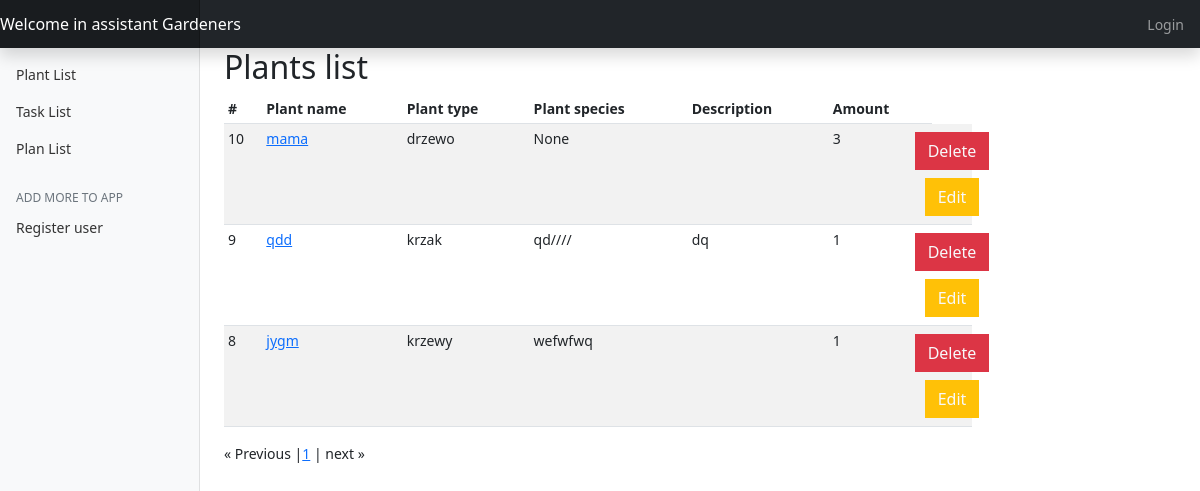
The page /plant_list on the database as committed earlier.
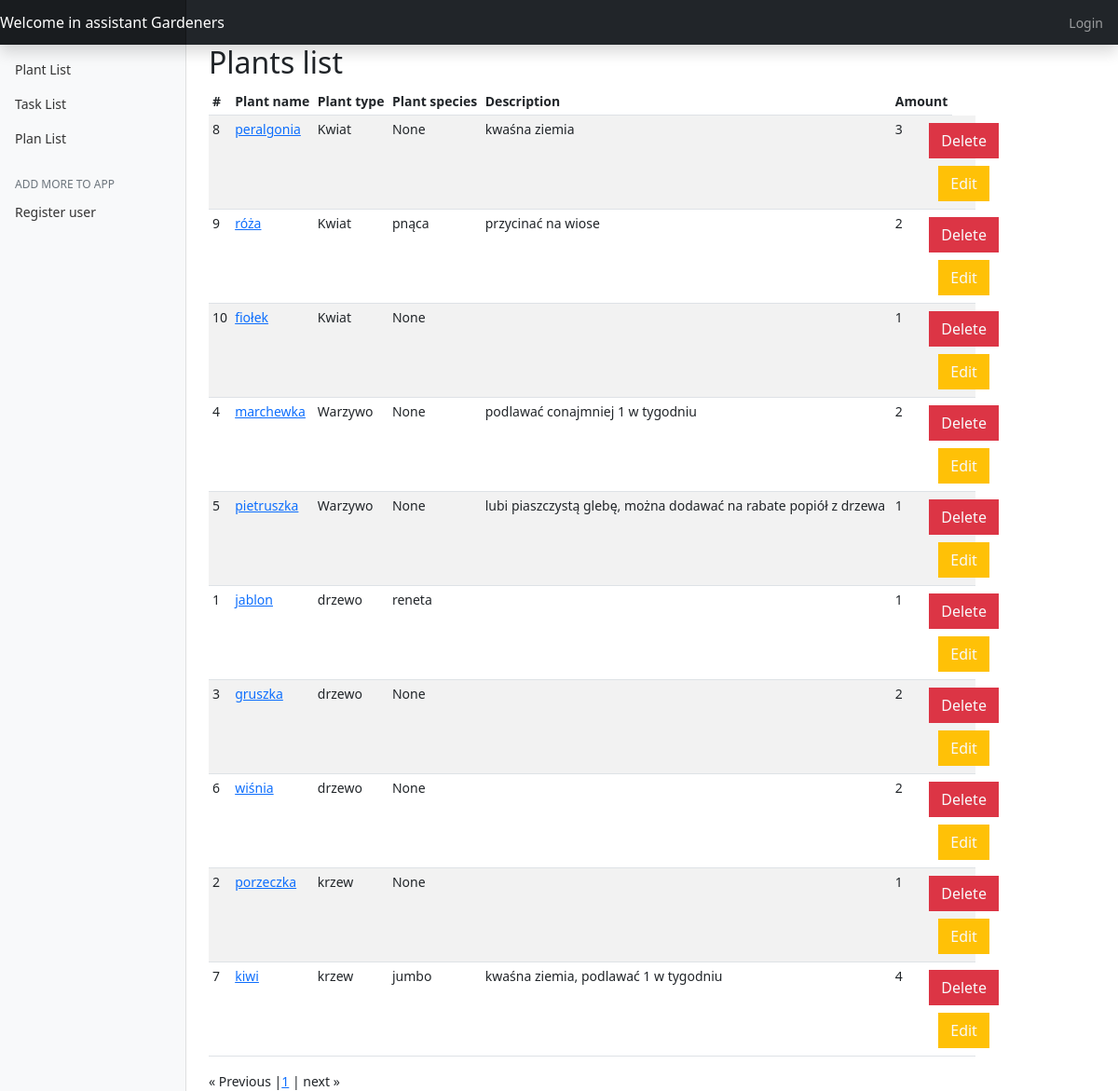
The same page on the database as committed later.
### garden_app/models.py (models this page shows, shortened)
class Plant(models.Model):
    name = models.CharField(max_length=60)
    species = models.CharField(null=True, blank=True, max_length=60)
    description = models.TextField(blank=True, null=True)
    amount = models.IntegerField(default=1)
    unit = models.ForeignKey(Unit, on_delete=models.CASCADE)
    type = models.ForeignKey(PlantType, on_delete=models.CASCADE)

class PlantType(models.Model):
    name = models.CharField(max_length=60)

### garden_app/views.py (the view)
# urls.py: path("plant_list", views.PlantListView.as_view(), name="plant_list"),
class PlantListView(View):
    def get(self, request):
        wiki_base_url = "https://pl.wikipedia.org/w/index.php"
        plant_list = Plant.objects.all().order_by("type__name")
        paginator = Paginator(plant_list, 10)
        page = request.GET.get('page')
        plants = paginator.get_page(page)
        return render(request, "plant_list.html", {"plants": plants, "wiki_base_url": wiki_base_url})

### templates/plant_list.html (shortened to what this page needs)
{% extends 'base.html' %}
{% load static %}
{% block table %}
    <main role="main" class="col-md-9 ml-sm-auto col-lg-10 px-4">
    <h2>Plants list</h2>
      <div class="table-responsive">
        <table class="table table-striped table-sm">
          <thead>
            <tr>
              <th>#</th>
              <th>Plant name</th>
              <th>Plant type</th>
              <th>Plant species</th>
              <th>Description</th>
              <th>Amount</th>
            </tr>
          </thead>
          <tbody>
          {% for plant in plants %}
            <tr>
              <td>{{ plant.id }}</td>
                <td><a href="{{ wiki_base_url }}?search={{ plant.name }}">{{ plant.name }}</a></td>
                <td>{{ plant.type.name }}</td>
              <td>{{ plant.species }}</td>
              <td>{{ plant.description }}</td>
              <td>{{ plant.amount }}</td>
              <td class="col-2 d-flex align-items-center justify-content-center flex-wrap">
                    <a href="/plant_list/delete/{{ plant.id }}/
                            "class="btn btn-danger rounded-0 text-light m-1">Delete</a>
                    <a href="/plant_list/update/{{ plant.id }}"
                       class="btn btn-warning rounded-0 text-light m-1">Edit</a>
                </td>
            </tr>
          {% endfor %}
          </tbody>
        </table>
      </div>
  <div class="dashboard-menu">
    <span class="step-links">
        {% if plants.has_previous %}
            <a href="?page=1">&laquo; First page </a>
            <a href="?page={{ plants.previous_page_number }}">&laquo; Previous</a>
            {% elif plants.has_previous == False %}
                        &laquo; Previous
        {% endif %}
        <span class="color-header text-uppercase">
        {% for page in plants.paginator.page_range %}
        |<a href="?page={{ page }}">{{ page }}</a>
        {% endfor %}|
        </span>
        {% if plans.has_next %}
            <a href="?page={{ plants.next_page_number }}">Next &raquo;</a>
        {% elif plants.has_next == False %}
        next &raquo;
        {% endif %}
    </span>
  </div>
</div>
{% endblock %}

### templates/base.html (shortened to what this page needs)
{% load static %}
<!doctype html>
<html lang="en">
<head>
    <link href="{% static 'bootstrap-5.2.2-dist/css/bootstrap.css' %}" rel="stylesheet">
    {% block css %}
        <link href="{% static 'bootstrap-5.2.2-dist/css/garden.css' %}" rel="stylesheet">
    {% endblock %}
</head>
<body>
<nav class="navbar navbar-dark fixed-top bg-dark flex-md-nowrap p-0 shadow" class="container">
    <a class="navbar-brand col-sm-3 col-md-2 mr-0" href="{% url 'base_view' %}">Welcome in assistant Gardeners</a>
    <ul class="navbar-nav px-3">
        <li class="nav-item text-nowrap">
            {% if user.is_authenticated %}
                <a class="nav-link" href="{% url 'logout' %}">Logout</a>
            {% else %}
                <a class="nav-link" href="{% url 'login' %}">Login</a>
            {% endif %}
        </li>
    </ul>
</nav>
<div class="container-fluid">
    <div class="row">
        <nav class="col-md-2 d-none d-md-block bg-light sidebar">
            <div class="sidebar-sticky">
                <ul class="nav flex-column">
                    <li class="nav-item">
                        <a class="nav-link" href="{% url 'plant_list' %}">
                            Plant List
                        </a>
                    </li>
                    <li class="nav-item">
                        <a class="nav-link" href="{% url 'task_list' %}">
                            Task List
                        </a>
                    </li>
                    <li class="nav-item">
                        <a class="nav-link" href="{% url 'plan_list' %}">
                            Plan List
                        </a>
                    </li>
                    <h6 class="sidebar-heading d-flex justify-content-between align-items-center px-3 mt-4 mb-1 text-muted">
                        <span>Add more to app</span>
                    </h6>
                    {% if user.is_authenticated %}
                        <ul class="nav flex-column mb-2">
                        <li class="nav-item">
                            <a class="nav-link" href="{% url 'add_plant' %}">
                                <span data-feather="plus-square"></span>
                                Add plant
                            </a>
                        </li>
                        <li class="nav-item">
                            <a class="nav-link" href="{% url 'add_unit' %}">
                                <span data-feather="plus-square"></span>
                                Add unit
                            </a>
                        </li>
                        <li class="nav-item">
                            <a class="nav-link" href="{% url 'add_type' %}">
                                <span data-feather="plus-square"></span>
                                Add plant Type
                            </a>
                        </li>
                        <li class="nav-item">
                            <a class="nav-link" href="{% url 'add_task' %}">
                                <span data-feather="plus-square"></span>
                                Add task
                            </a>
                        </li>
                        <li class="nav-item">
                            <a class="nav-link" href="{% url 'add_plan' %}">
                                <span data-feather="plus-square"></span>
                                Add Plan
                            </a>
                        </li>
                    {% else %}
                        <li class="nav-item">
                            <a class="nav-link" href="{% url 'register_user' %}">
                                Register user
                            </a>
                        </li>
                    {% endif %}
                    </ul>
            </div>
        </nav>
        {% block table %}
        {% endblock %}
    </div>
</body>
</html>

Rows that differ between the two databases and show on the page:
changed Plant id 8: name "jygm" → "peralgonia"; type.name "krzewy" → "Kwiat"; species "wefwfwq" → "None"; description (not shown) → "kwaśna ziemia"; amount "1" → "3"; moves up the list
changed Plant id 9: name "qdd" → "róża"; type.name "krzak" → "Kwiat"; species "qd////" → "pnąca"; description "dq" → "przycinać na wiose"; amount "1" → "2"; moves down the list
changed Plant id 10: name "mama" → "fiołek"; type.name "drzewo" → "Kwiat"; amount "3" → "1"
added Plant: id "4", name "marchewka", type.name "Warzywo", species "None", description "podlawać conajmniej 1 w tygodniu", amount "2"
added Plant: id "5", name "pietruszka", type.name "Warzywo", species "None", description "lubi piaszczystą glebę, można dodawać na rabate popiół z drzewa", amount "1"
added Plant: id "1", name "jablon", type.name "drzewo", species "reneta", amount "1"
added Plant: id "3", name "gruszka", type.name "drzewo", species "None", amount "2"
added Plant: id "6", name "wiśnia", type.name "drzewo", species "None", amount "2"
added Plant: id "2", name "porzeczka", type.name "krzew", species "None", amount "1"
added Plant: id "7", name "kiwi", type.name "krzew", species "jumbo", description "kwaśna ziemia, podlawać 1 w tygodniu", amount "4"
